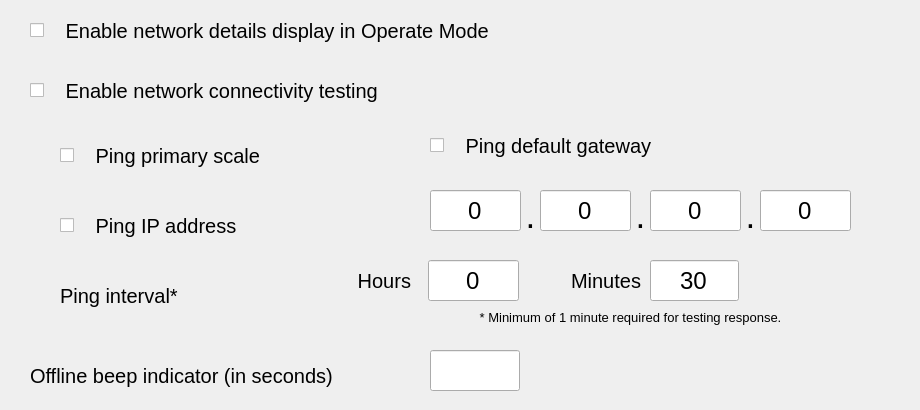
   <widget class="QWidget" name="tab3">
    <attribute name="title">
     <string>Network</string>
    </attribute>
    <widget class="QCheckBox" name="chkCheckNetConnectivity">
     <property name="geometry">
      <rect>
       <x>30</x>
       <y>70</y>
       <width>701</width>
       <height>41</height>
      </rect>
     </property>
     <property name="font">
      <font>
       <pointsize>15</pointsize>
      </font>
     </property>
     <property name="text">
      <string>   Enable network connectivity testing</string>
     </property>
    </widget>
    <widget class="QCheckBox" name="chkPingPrimary">
     <property name="geometry">
      <rect>
       <x>60</x>
       <y>130</y>
       <width>361</width>
       <height>51</height>
      </rect>
     </property>
     <property name="font">
      <font>
       <pointsize>15</pointsize>
      </font>
     </property>
     <property name="text">
      <string>   Ping primary scale</string>
     </property>
    </widget>
    <widget class="QCheckBox" name="chkPingGateway">
     <property name="geometry">
      <rect>
       <x>430</x>
       <y>120</y>
       <width>381</width>
       <height>51</height>
      </rect>
     </property>
     <property name="font">
      <font>
       <pointsize>15</pointsize>
      </font>
     </property>
     <property name="text">
      <string>   Ping default gateway</string>
     </property>
    </widget>
    <widget class="QCheckBox" name="chkPingTarget">
     <property name="geometry">
      <rect>
       <x>60</x>
       <y>200</y>
       <width>361</width>
       <height>51</height>
      </rect>
     </property>
     <property name="font">
      <font>
       <pointsize>15</pointsize>
      </font>
     </property>
     <property name="text">
      <string>   Ping IP address</string>
     </property>
    </widget>
    <widget class="hobart::numericLineEdit" name="txtPingTarget1">
     <property name="geometry">
      <rect>
       <x>430</x>
       <y>190</y>
       <width>91</width>
       <height>41</height>
      </rect>
     </property>
     <property name="font">
      <font>
       <pointsize>18</pointsize>
      </font>
     </property>
     <property name="inputMask">
      <string notr="true"/>
     </property>
     <property name="text">
      <string notr="true">0</string>
     </property>
     <property name="maxLength">
      <number>4</number>
     </property>
     <property name="alignment">
      <set>Qt::AlignCenter</set>
     </property>
     <property name="placeholderText">
      <string notr="true"/>
     </property>
    </widget>
    <widget class="hobart::numericLineEdit" name="txtPingTarget3">
     <property name="geometry">
      <rect>
       <x>650</x>
       <y>190</y>
       <width>91</width>
       <height>41</height>
      </rect>
     </property>
     <property name="font">
      <font>
       <pointsize>18</pointsize>
      </font>
     </property>
     <property name="inputMask">
      <string notr="true"/>
     </property>
     <property name="text">
      <string notr="true">0</string>
     </property>
     <property name="maxLength">
      <number>4</number>
     </property>
     <property name="alignment">
      <set>Qt::AlignCenter</set>
     </property>
     <property name="placeholderText">
      <string notr="true"/>
     </property>
    </widget>
    <widget class="hobart::numericLineEdit" name="txtPingTarget2">
     <property name="geometry">
      <rect>
       <x>540</x>
       <y>190</y>
       <width>91</width>
       <height>41</height>
      </rect>
     </property>
     <property name="font">
      <font>
       <pointsize>18</pointsize>
      </font>
     </property>
     <property name="inputMask">
      <string notr="true"/>
     </property>
     <property name="text">
      <string notr="true">0</string>
     </property>
     <property name="maxLength">
      <number>4</number>
     </property>
     <property name="alignment">
      <set>Qt::AlignCenter</set>
     </property>
     <property name="placeholderText">
      <string notr="true"/>
     </property>
    </widget>
    <widget class="hobart::numericLineEdit" name="txtPingTarget4">
     <property name="geometry">
      <rect>
       <x>760</x>
       <y>190</y>
       <width>91</width>
       <height>41</height>
      </rect>
     </property>
     <property name="font">
      <font>
       <pointsize>18</pointsize>
      </font>
     </property>
     <property name="inputMask">
      <string notr="true"/>
     </property>
     <property name="text">
      <string notr="true">0</string>
     </property>
     <property name="maxLength">
      <number>4</number>
     </property>
     <property name="alignment">
      <set>Qt::AlignCenter</set>
     </property>
     <property name="placeholderText">
      <string notr="true"/>
     </property>
    </widget>
    <widget class="QLabel" name="lblDot1">
     <property name="geometry">
      <rect>
       <x>520</x>
       <y>200</y>
       <width>21</width>
       <height>31</height>
      </rect>
     </property>
     <property name="font">
      <font>
       <pointsize>26</pointsize>
      </font>
     </property>
     <property name="text">
      <string notr="true">.</string>
     </property>
     <property name="alignment">
      <set>Qt::AlignCenter</set>
     </property>
    </widget>
    <widget class="QLabel" name="lblDot3">
     <property name="geometry">
      <rect>
       <x>740</x>
       <y>200</y>
       <width>21</width>
       <height>31</height>
      </rect>
     </property>
     <property name="font">
      <font>
       <pointsize>26</pointsize>
      </font>
     </property>
     <property name="text">
      <string notr="true">.</string>
     </property>
     <property name="alignment">
      <set>Qt::AlignCenter</set>
     </property>
    </widget>
    <widget class="QLabel" name="lblDot2">
     <property name="geometry">
      <rect>
       <x>630</x>
       <y>200</y>
       <width>21</width>
       <height>31</height>
      </rect>
     </property>
     <property name="font">
      <font>
       <pointsize>26</pointsize>
      </font>
     </property>
     <property name="text">
      <string notr="true">.</string>
     </property>
     <property name="alignment">
      <set>Qt::AlignCenter</set>
     </property>
    </widget>
    <widget class="QLabel" name="lblPingInterval">
     <property name="geometry">
      <rect>
       <x>60</x>
       <y>270</y>
       <width>201</width>
       <height>51</height>
      </rect>
     </property>
     <property name="font">
      <font>
       <pointsize>15</pointsize>
      </font>
     </property>
     <property name="text">
      <string>Ping interval*</string>
     </property>
     <property name="alignment">
      <set>Qt::AlignLeading|Qt::AlignLeft|Qt::AlignVCenter</set>
     </property>
    </widget>
    <widget class="hobart::numericLineEdit" name="txtPingHours">
     <property name="geometry">
      <rect>
       <x>428</x>
       <y>260</y>
       <width>91</width>
       <height>41</height>
      </rect>
     </property>
     <property name="font">
      <font>
       <pointsize>18</pointsize>
      </font>
     </property>
     <property name="inputMask">
      <string notr="true"/>
     </property>
     <property name="text">
      <string notr="true">0</string>
     </property>
     <property name="maxLength">
      <number>3</number>
     </property>
     <property name="alignment">
      <set>Qt::AlignCenter</set>
     </property>
     <property name="placeholderText">
      <string notr="true"/>
     </property>
    </widget>
    <widget class="hobart::numericLineEdit" name="txtPingMinutes">
     <property name="geometry">
      <rect>
       <x>650</x>
       <y>260</y>
       <width>89</width>
       <height>41</height>
      </rect>
     </property>
     <property name="font">
      <font>
       <pointsize>18</pointsize>
      </font>
     </property>
     <property name="inputMask">
      <string notr="true"/>
     </property>
     <property name="text">
      <string notr="true">30</string>
     </property>
     <property name="maxLength">
      <number>3</number>
     </property>
     <property name="alignment">
      <set>Qt::AlignCenter</set>
     </property>
     <property name="placeholderText">
      <string notr="true"/>
     </property>
    </widget>
    <widget class="QLabel" name="lblMinutes">
     <property name="geometry">
      <rect>
       <x>540</x>
       <y>260</y>
       <width>101</width>
       <height>41</height>
      </rect>
     </property>
     <property name="font">
      <font>
       <pointsize>15</pointsize>
      </font>
     </property>
     <property name="text">
      <string>Minutes</string>
     </property>
     <property name="alignment">
      <set>Qt::AlignRight|Qt::AlignTrailing|Qt::AlignVCenter</set>
     </property>
    </widget>
    <widget class="QLabel" name="lblHours">
     <property name="geometry">
      <rect>
       <x>320</x>
       <y>260</y>
       <width>91</width>
       <height>41</height>
      </rect>
     </property>
     <property name="font">
      <font>
       <pointsize>15</pointsize>
      </font>
     </property>
     <property name="text">
      <string>Hours</string>
     </property>
     <property name="alignment">
      <set>Qt::AlignRight|Qt::AlignTrailing|Qt::AlignVCenter</set>
     </property>
    </widget>
    <widget class="QLabel" name="label">
     <property name="geometry">
      <rect>
       <x>350</x>
       <y>310</y>
       <width>561</width>
       <height>21</height>
      </rect>
     </property>
     <property name="font">
      <font>
       <pointsize>10</pointsize>
      </font>
     </property>
     <property name="text">
      <string>* Minimum of 1 minute required for testing response.</string>
     </property>
     <property name="alignment">
      <set>Qt::AlignHCenter|Qt::AlignTop</set>
     </property>
     <property name="wordWrap">
      <bool>true</bool>
     </property>
    </widget>
    <widget class="QCheckBox" name="chkNetworkDetailsDisplay">
     <property name="geometry">
      <rect>
       <x>30</x>
       <y>10</y>
       <width>731</width>
       <height>41</height>
      </rect>
     </property>
     <property name="font">
      <font>
       <pointsize>15</pointsize>
      </font>
     </property>
     <property name="text">
      <string>   Enable network details display in Operate Mode</string>
     </property>
    </widget>
    <widget class="hobart::numericLineEdit" name="txtPeriodicOfflineBeep">
     <property name="geometry">
      <rect>
       <x>430</x>
       <y>350</y>
       <width>90</width>
       <height>41</height>
      </rect>
     </property>
     <property name="font">
      <font>
       <pointsize>19</pointsize>
      </font>
     </property>
     <property name="text">
      <string notr="true"/>
     </property>
     <property name="maxLength">
      <number>6</number>
     </property>
    </widget>
    <widget class="QLabel" name="lblPeriodicOfflineBeep">
     <property name="geometry">
      <rect>
       <x>30</x>
       <y>350</y>
       <width>361</width>
       <height>51</height>
      </rect>
     </property>
     <property name="font">
      <font>
       <pointsize>15</pointsize>
      </font>
     </property>
     <property name="text">
      <string>Offline beep indicator (in seconds)</string>
     </property>
     <property name="alignment">
      <set>Qt::AlignLeading|Qt::AlignLeft|Qt::AlignVCenter</set>
     </property>
    </widget>
   </widget>
